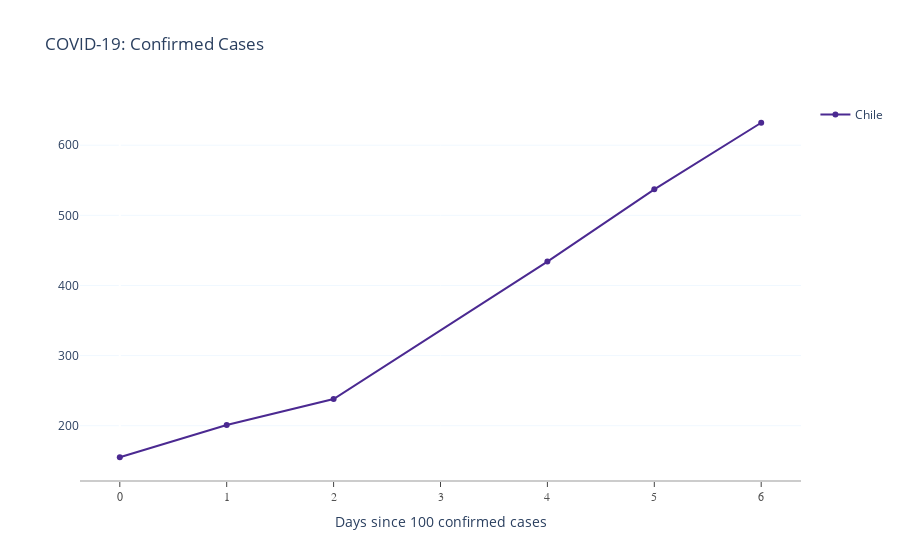

Notebook source saved alongside this figure:
### Code cell
"US",  'United Kingdom', "Italy",  "Germany", "Spain", 'Korea, South', 'United Kingdom'
countries = ConfirmedCasesStat(
    ["Chile"], 
    df_confirmed, 
    start_with=100
)
countries.COLOR_SCALE = px.colors.sequential.Agsunset
iplot(countries.plotly_lm_plot(False))

### Figure 1 — Plotly figure (JSON) as saved in the notebook; plotly's stock layout.template omitted (floating-point values rounded to 4 significant figures)
{"data": [{"line": {"color": "rgb(75, 41, 145)"}, "mode": "lines+markers", "name": "Chile", "type": "scatter", "x": [0, 1, 2, 4, 5, 6], "y": [155, 201, 238, 434, 537, 632]}], "layout": {"plot_bgcolor": "white", "showlegend": true, "title": {"text": "COVID-19: Confirmed Cases"}, "xaxis": {"linecolor": "rgb(204, 204, 204)", "linewidth": 2, "showgrid": false, "showline": true, "showticklabels": true, "tickfont": {"color": "rgb(82, 82, 82)", "family": "Arial", "size": 12}, "ticks": "outside", "title": {"text": "Days since 100 confirmed cases"}}, "yaxis": {"gridcolor": "aliceblue", "showgrid": true, "showline": false, "showticklabels": true, "zeroline": false}}}
